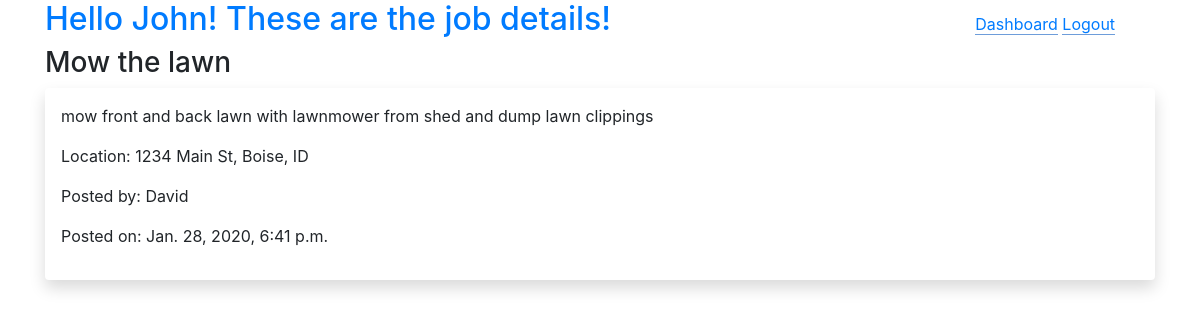
Page /jobs/1 (signed in) on the committed database.
### belt_app/models.py (models this page shows)
class User(models.Model):
    first_name = models.CharField(max_length=55)
    last_name = models.CharField(max_length=55)
    email = models.CharField(max_length=55)
    password = models.CharField(max_length=55)
    created_at = models.DateTimeField(auto_now_add=True)
    updated_at = models.DateTimeField(auto_now=True)
    objects = UserManager()

class Job(models.Model):
    title = models.CharField(max_length=255)
    user = models.ForeignKey(User, related_name="jobs", on_delete=models.CASCADE)
    description = models.TextField()
    location = models.CharField(max_length=255)
    created_at = models.DateTimeField(auto_now_add=True)
    updated_at = models.DateTimeField(auto_now=True)
    objects = JobManager()

### belt_app/views.py (the view)
# urls.py: path('jobs/<int:job_id>', views.viewJobPage),
def viewJobPage(request, job_id):
    context = {
        "user": User.objects.get(id=request.session['userid']),
        "job": Job.objects.get(id=job_id),
    }
    return render(request, "jobs_view.html", context)

### belt_app/templates/jobs_view.html (shortened to what this page needs)
<!DOCTYPE html>
<html lang="en">
<head>
    <link rel="stylesheet" href="https://stackpath.bootstrapcdn.com/bootstrap/4.4.1/css/bootstrap.min.css">
</head>
<body>
    <div class="container">
        <h2 class="text-primary leftside">Hello {{user.first_name}}! These are the job details!</h2>
        <div class="rightside">
            <a href="/dashboard">Dashboard</a>
            <a href="/logout">Logout</a>
        </div>
        <h3>{{job.title}}</h3>
        <div class="shadow p-3 mb-5 bg-white rounded">
            <p>{{job.description}}</p>
            <p>Location: {{job.location}}</p>
            <p>Posted by: {{job.user.first_name}}</p>
            <p>Posted on: {{job.created_at}}</p>
        </div>
    </div>
</body>
</html>

### belt_app/templates/jobs_view.html (style rules this page uses)
.leftside { display: inline-block; width: 60%; text-align: left; }
.rightside { display: inline-block; width: 36%; text-align: right; }
.rightside a { border-bottom: 1px solid rgb(110, 157, 218); }

### rows in the picture
User: first_name "John"
Job: title "Mow the lawn", description "mow front and back lawn with lawnmower from shed and dump lawn clippings", location "1234 Main St, Boise, ID", user.first_name "David", created_at "Jan. 28, 2020, 6:41 p.m."
